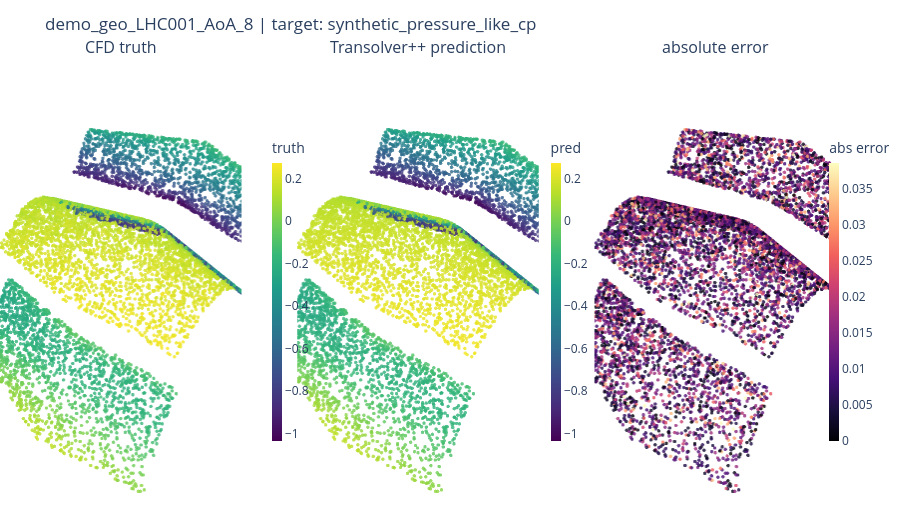

Notebook code for this chart:
### Code cell
# ==== Post-training prediction close-up ==========================
# Reload the best-val checkpoint from the Registry (same path any
# downstream consumer would use) and inspect predictions on every test
# case inline.

ckpt = load_best_from_registry()

print(f"\nLoaded best checkpoint from Registry: epoch {ckpt['epoch']}\n\n")
model.load_state_dict(ckpt["state_dict"])
model.eval()

# Iterate every test case, print per-component metrics, and render the rotatable 3D triptych inline for visual inspection.
for case in test_cases[0:1]:
    pred = predict_case(case)
    m = regression_metrics(case["target"], pred)

    print(f"{case['run_id']}   AoA={case['aoa']}°")
    print("="*40)
    print(m.round(5).to_string(index=False))

    fig = plot_prediction_triptych(case, case["target"], pred)
    fig.show()
    print()

### Figure 1 — Plotly figure (JSON) as saved in the notebook; plotly's stock layout.template omitted (floating-point values rounded to 4 significant figures; data arrays with more than 128 entries replaced by an {"elided": "..."} marker saying what was removed)
{"data": [{"marker": {"cmax": 0.2733, "cmin": -1.036, "color": {"elided": "8192 float values"}, "colorbar": {"len": 0.7, "thickness": 10, "title": {"text": "truth"}, "x": 0.3133, "y": 0.5}, "colorscale": [[0, "#440154"], [0.1111, "#482878"], [0.2222, "#3e4989"], [0.3333, "#31688e"], [0.4444, "#26828e"], [0.5556, "#1f9e89"], [0.6667, "#35b779"], [0.7778, "#6ece58"], [0.8889, "#b5de2b"], [1, "#fde725"]], "opacity": 0.82, "size": 2}, "mode": "markers", "name": "truth", "scene": "scene", "showlegend": false, "type": "scatter3d", "x": {"elided": "8192 float values"}, "y": {"elided": "8192 float values"}, "z": {"elided": "8192 float values"}}, {"marker": {"cmax": 0.2733, "cmin": -1.036, "color": {"elided": "8192 float values"}, "colorbar": {"len": 0.7, "thickness": 10, "title": {"text": "pred"}, "x": 0.6467, "y": 0.5}, "colorscale": [[0, "#440154"], [0.1111, "#482878"], [0.2222, "#3e4989"], [0.3333, "#31688e"], [0.4444, "#26828e"], [0.5556, "#1f9e89"], [0.6667, "#35b779"], [0.7778, "#6ece58"], [0.8889, "#b5de2b"], [1, "#fde725"]], "opacity": 0.82, "size": 2}, "mode": "markers", "name": "pred", "scene": "scene2", "showlegend": false, "type": "scatter3d", "x": {"elided": "8192 float values"}, "y": {"elided": "8192 float values"}, "z": {"elided": "8192 float values"}}, {"marker": {"cmax": 0.03863, "cmin": 0, "color": {"elided": "8192 float values"}, "colorbar": {"len": 0.7, "thickness": 10, "title": {"text": "abs error"}, "x": 0.98, "y": 0.5}, "colorscale": [[0, "#000004"], [0.1111, "#180f3d"], [0.2222, "#440f76"], [0.3333, "#721f81"], [0.4444, "#9e2f7f"], [0.5556, "#cd4071"], [0.6667, "#f1605d"], [0.7778, "#fd9668"], [0.8889, "#feca8d"], [1, "#fcfdbf"]], "opacity": 0.82, "size": 2}, "mode": "markers", "name": "abs error", "scene": "scene3", "showlegend": false, "type": "scatter3d", "x": {"elided": "8192 float values"}, "y": {"elided": "8192 float values"}, "z": {"elided": "8192 float values"}}], "layout": {"annotations": [{"font": {"size": 16}, "showarrow": false, "text": "CFD truth", "x": 0.1444, "xanchor": "center", "xref": "paper", "y": 1, "yanchor": "bottom", "yref": "paper"}, {"font": {"size": 16}, "showarrow": false, "text": "Transolver++ prediction", "x": 0.5, "xanchor": "center", "xref": "paper", "y": 1, "yanchor": "bottom", "yref": "paper"}, {"font": {"size": 16}, "showarrow": false, "text": "absolute error", "x": 0.8556, "xanchor": "center", "xref": "paper", "y": 1, "yanchor": "bottom", "yref": "paper"}], "height": 520, "margin": {"b": 0, "l": 0, "r": 0, "t": 60}, "scene": {"aspectmode": "cube", "domain": {"x": [0, 0.2889], "y": [0, 1]}, "xaxis": {"visible": false}, "yaxis": {"visible": false}, "zaxis": {"visible": false}}, "scene2": {"aspectmode": "cube", "domain": {"x": [0.3556, 0.6444], "y": [0, 1]}, "xaxis": {"visible": false}, "yaxis": {"visible": false}, "zaxis": {"visible": false}}, "scene3": {"aspectmode": "cube", "domain": {"x": [0.7111, 1], "y": [0, 1]}, "xaxis": {"visible": false}, "yaxis": {"visible": false}, "zaxis": {"visible": false}}, "title": {"text": "demo_geo_LHC001_AoA_8 | target: synthetic_pressure_like_cp"}}}
